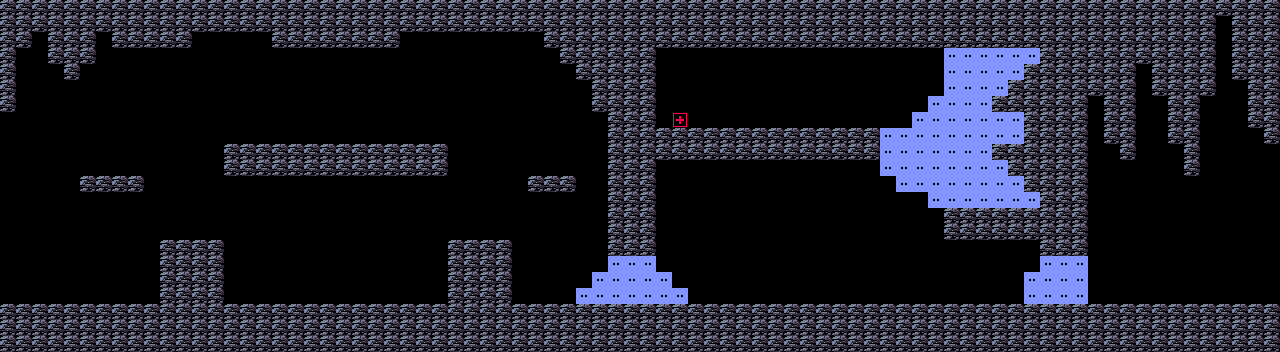

Tiled map render using the project's own tile images. Description and the whole map definition, tile-layer contents included, below:
An orthogonal 80x22 tile map with 16x16 px tiles, 1 tile layer (Collision) and 4 objects (3x Bubbly, Grunt).

<map version="1.10" tiledversion="1.10.2" orientation="orthogonal" renderorder="right-down" width="80" height="22" tilewidth="16" tileheight="16" infinite="0" nextlayerid="3" nextobjectid="8">
 <tileset firstgid="1" source="../tileset/tileset.tsx" />
 <layer id="1" name="Collision" width="80" height="22">
  <data encoding="csv">
1,1,1,1,1,1,1,1,1,1,1,1,1,1,1,1,1,1,1,1,1,1,1,1,1,1,1,1,1,1,1,1,1,1,1,1,1,1,1,1,1,1,1,1,1,1,1,1,1,1,1,1,1,1,1,1,1,1,1,1,1,1,1,1,1,1,1,1,1,1,1,1,1,1,1,1,1,1,1,1,
1,1,1,1,1,1,1,1,1,1,1,1,1,1,1,1,1,1,1,1,1,1,1,1,1,1,1,1,1,1,1,1,1,1,1,1,1,1,1,1,1,1,1,1,1,1,1,1,1,1,1,1,1,1,1,1,1,1,1,1,1,1,1,1,1,1,1,1,1,1,1,1,1,1,1,1,0,1,1,1,
1,1,0,1,1,1,0,1,1,1,1,1,0,0,0,0,0,1,1,1,1,1,1,1,1,0,0,0,0,0,0,0,0,0,1,1,1,1,1,1,1,1,1,1,1,1,1,1,1,1,1,1,1,1,1,1,1,1,1,1,1,1,1,1,1,1,1,1,1,1,1,1,1,1,1,1,0,1,1,1,
1,0,0,1,1,1,0,0,0,0,0,0,0,0,0,0,0,0,0,0,0,0,0,0,0,0,0,0,0,0,0,0,0,0,0,1,1,1,1,1,1,0,0,0,0,0,0,0,0,0,0,0,0,0,0,0,0,0,0,225,225,225,225,225,225,1,1,1,1,1,1,1,1,1,1,1,0,1,1,1,
1,0,0,0,1,0,0,0,0,0,0,0,0,0,0,0,0,0,0,0,0,0,0,0,0,0,0,0,0,0,0,0,0,0,0,0,1,1,1,1,1,0,0,0,0,0,0,0,0,0,0,0,0,0,0,0,0,0,0,225,225,225,225,225,1,1,1,1,1,1,1,0,1,1,1,1,0,1,1,1,
1,0,0,0,0,0,0,0,0,0,0,0,0,0,0,0,0,0,0,0,0,0,0,0,0,0,0,0,0,0,0,0,0,0,0,0,0,1,1,1,1,0,0,0,0,0,0,0,0,0,0,0,0,0,0,0,0,0,0,225,225,225,225,1,1,1,1,1,1,1,1,0,1,1,1,1,0,0,1,1,
1,0,0,0,0,0,0,0,0,0,0,0,0,0,0,0,0,0,0,0,0,0,0,0,0,0,0,0,0,0,0,0,0,0,0,0,0,1,1,1,1,0,0,0,0,0,0,0,0,0,0,0,0,0,0,0,0,0,225,225,225,225,1,1,1,1,1,1,0,1,1,0,0,1,1,0,0,0,1,1,
0,0,0,0,0,0,0,0,0,0,0,0,0,0,0,0,0,0,0,0,0,0,0,0,0,0,0,0,0,0,0,0,0,0,0,0,0,0,1,1,1,0,29,0,0,0,0,0,0,0,0,0,0,0,0,0,0,225,225,225,225,225,225,225,1,1,1,1,0,1,1,0,0,1,1,0,0,0,1,1,
0,0,0,0,0,0,0,0,0,0,0,0,0,0,0,0,0,0,0,0,0,0,0,0,0,0,0,0,0,0,0,0,0,0,0,0,0,0,1,1,1,1,1,1,1,1,1,1,1,1,1,1,1,1,1,225,225,225,225,225,225,225,225,225,1,1,1,1,0,1,1,0,0,1,1,0,0,0,0,1,
0,0,0,0,0,0,0,0,0,0,0,0,0,0,1,1,1,1,1,1,1,1,1,1,1,1,1,1,0,0,0,0,0,0,0,0,0,0,1,1,1,1,1,1,1,1,1,1,1,1,1,1,1,1,1,225,225,225,225,225,225,225,1,1,1,1,1,1,0,0,1,0,0,0,1,0,0,0,0,0,
0,0,0,0,0,0,0,0,0,0,0,0,0,0,1,1,1,1,1,1,1,1,1,1,1,1,1,1,0,0,0,0,0,0,0,0,0,0,1,1,1,0,0,0,0,0,0,0,0,0,0,0,0,0,0,225,225,225,225,225,225,225,225,1,1,1,1,1,0,0,0,0,0,0,1,0,0,0,0,0,
0,0,0,0,0,1,1,1,1,0,0,0,0,0,0,0,0,0,0,0,0,0,0,0,0,0,0,0,0,0,0,0,0,1,1,1,0,0,1,1,1,0,0,0,0,0,0,0,0,0,0,0,0,0,0,0,225,225,225,225,225,225,225,225,1,1,1,1,0,0,0,0,0,0,0,0,0,0,0,0,
0,0,0,0,0,0,0,0,0,0,0,0,0,0,0,0,0,0,0,0,0,0,0,0,0,0,0,0,0,0,0,0,0,0,0,0,0,0,1,1,1,0,0,0,0,0,0,0,0,0,0,0,0,0,0,0,0,0,225,225,225,225,225,225,225,1,1,1,0,0,0,0,0,0,0,0,0,0,0,0,
0,0,0,0,0,0,0,0,0,0,0,0,0,0,0,0,0,0,0,0,0,0,0,0,0,0,0,0,0,0,0,0,0,0,0,0,0,0,1,1,1,0,0,0,0,0,0,0,0,0,0,0,0,0,0,0,0,0,0,1,1,1,1,1,1,1,1,1,0,0,0,0,0,0,0,0,0,0,0,0,
0,0,0,0,0,0,0,0,0,0,0,0,0,0,0,0,0,0,0,0,0,0,0,0,0,0,0,0,0,0,0,0,0,0,0,0,0,0,1,1,1,0,0,0,0,0,0,0,0,0,0,0,0,0,0,0,0,0,0,1,1,1,1,1,1,1,1,1,0,0,0,0,0,0,0,0,0,0,0,0,
0,0,0,0,0,0,0,0,0,0,1,1,1,1,0,0,0,0,0,0,0,0,0,0,0,0,0,0,1,1,1,1,0,0,0,0,0,0,1,1,1,0,0,0,0,0,0,0,0,0,0,0,0,0,0,0,0,0,0,0,0,0,0,0,0,1,1,1,0,0,0,0,0,0,0,0,0,0,0,0,
0,0,0,0,0,0,0,0,0,0,1,1,1,1,0,0,0,0,0,0,0,0,0,0,0,0,0,0,1,1,1,1,0,0,0,0,0,0,225,225,225,0,0,0,0,0,0,0,0,0,0,0,0,0,0,0,0,0,0,0,0,0,0,0,0,225,225,225,0,0,0,0,0,0,0,0,0,0,0,0,
0,0,0,0,0,0,0,0,0,0,1,1,1,1,0,0,0,0,0,0,0,0,0,0,0,0,0,0,1,1,1,1,0,0,0,0,0,225,225,225,225,225,0,0,0,0,0,0,0,0,0,0,0,0,0,0,0,0,0,0,0,0,0,0,225,225,225,225,0,0,0,0,0,0,0,0,0,0,0,0,
0,0,0,0,0,0,0,0,0,0,1,1,1,1,0,0,0,0,0,0,0,0,0,0,0,0,0,0,1,1,1,1,0,0,0,0,225,225,225,225,225,225,225,0,0,0,0,0,0,0,0,0,0,0,0,0,0,0,0,0,0,0,0,0,225,225,225,225,0,0,0,0,0,0,0,0,0,0,0,0,
1,1,1,1,1,1,1,1,1,1,1,1,1,1,1,1,1,1,1,1,1,1,1,1,1,1,1,1,1,1,1,1,1,1,1,1,1,1,1,1,1,1,1,1,1,1,1,1,1,1,1,1,1,1,1,1,1,1,1,1,1,1,1,1,1,1,1,1,1,1,1,1,1,1,1,1,1,1,1,1,
1,1,1,1,1,1,1,1,1,1,1,1,1,1,1,1,1,1,1,1,1,1,1,1,1,1,1,1,1,1,1,1,1,1,1,1,1,1,1,1,1,1,1,1,1,1,1,1,1,1,1,1,1,1,1,1,1,1,1,1,1,1,1,1,1,1,1,1,1,1,1,1,1,1,1,1,1,1,1,1,
1,1,1,1,1,1,1,1,1,1,1,1,1,1,1,1,1,1,1,1,1,1,1,1,1,1,1,1,1,1,1,1,1,1,1,1,1,1,1,1,1,1,1,1,1,1,1,1,1,1,1,1,1,1,1,1,1,1,1,1,1,1,1,1,1,1,1,1,1,1,1,1,1,1,1,1,1,1,1,1
</data>
 </layer>
 <objectgroup id="2" name="Creatures">
  <object id="1" type="Bubbly" x="696.833" y="92.8333">
   <point />
  </object>
  <object id="2" type="Grunt" x="264.75" y="297">
   <point />
  </object>
  <object id="4" type="Bubbly" x="822" y="251">
   <point />
  </object>
  <object id="5" type="Bubbly" x="167" y="106.5">
   <point />
  </object>
 </objectgroup>
</map>
